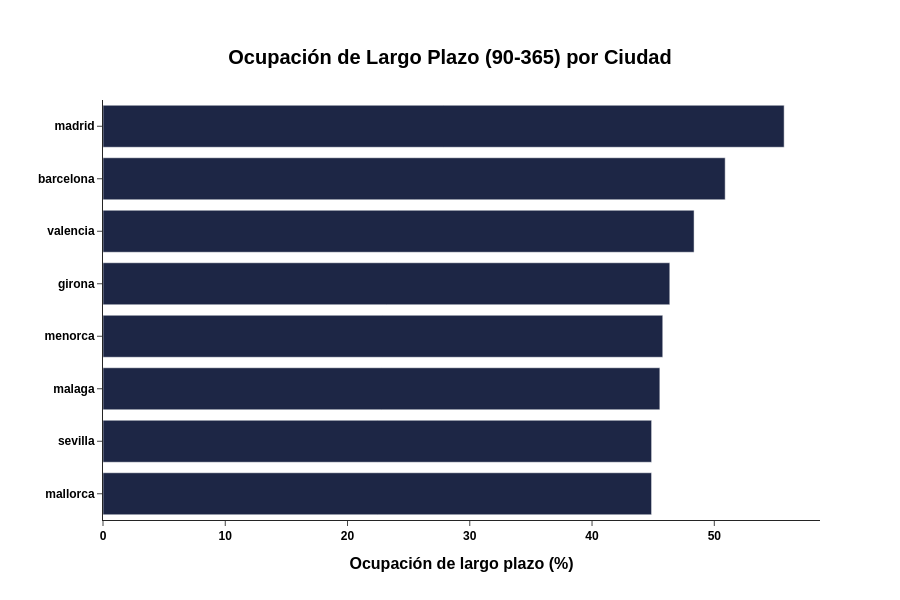

Notebook code for this chart:
### Code cell
import plotly.graph_objects as go


kpis_ciudad_sorted = kpis_ciudad.sort_values('ocupacion_largo_plazo', ascending=True)

fig = go.Figure()

fig.add_trace(
    go.Bar(
        x=kpis_ciudad_sorted["ocupacion_largo_plazo"],
        y=kpis_ciudad_sorted["city"],
        marker_color="#1D2645",
        name="Ocupacion corto plazo",
        orientation='h'  
    )
)

fig.update_layout(
    title={
        'text':"Ocupación de Largo Plazo (90-365) por Ciudad",
        'x':0.5,
        'xanchor': 'center',
        'yanchor': 'top',
        'font': {'size':20, 'family':'Arial', 'color':'black', 'weight':'bold'}
    },
    xaxis_title="<b>Ocupación de largo plazo (%)</b>",
    yaxis_title='',
    xaxis_title_font={'size':16, 'family':'Arial', 'color':'black', 'weight':'bold'},
    yaxis_title_font={'size':16, 'family':'Arial', 'color':'black', 'weight':'bold'},
    xaxis_tickfont={'size':12, 'family':'Arial', 'color':'black', 'weight':'bold'},
    yaxis_tickfont={'size':12, 'family':'Arial', 'color':'black','weight':'bold'},
    height=600,  
    bargap=0.2,
    template="simple_white"
)

fig.show()

### Figure 1 — Plotly figure (JSON) as saved in the notebook; plotly's stock layout.template omitted (floating-point values rounded to 4 significant figures)
{"data": [{"marker": {"color": "#1D2645"}, "name": "Ocupacion corto plazo", "orientation": "h", "type": "bar", "x": [44.87, 44.87, 45.55, 45.78, 46.36, 48.35, 50.89, 55.71], "y": ["mallorca", "sevilla", "malaga", "menorca", "girona", "valencia", "barcelona", "madrid"]}], "layout": {"bargap": 0.2, "height": 600, "title": {"font": {"color": "black", "family": "Arial", "size": 20, "weight": "bold"}, "text": "Ocupación de Largo Plazo (90-365) por Ciudad", "x": 0.5, "xanchor": "center", "yanchor": "top"}, "xaxis": {"tickfont": {"color": "black", "family": "Arial", "size": 12, "weight": "bold"}, "title": {"font": {"color": "black", "family": "Arial", "size": 16, "weight": "bold"}, "text": "<b>Ocupación de largo plazo (%)</b>"}}, "yaxis": {"tickfont": {"color": "black", "family": "Arial", "size": 12, "weight": "bold"}, "title": {"font": {"color": "black", "family": "Arial", "size": 16, "weight": "bold"}, "text": ""}}}}
